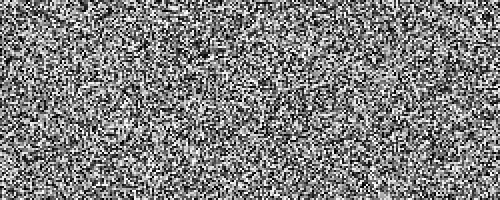
Frame 1 (no input)
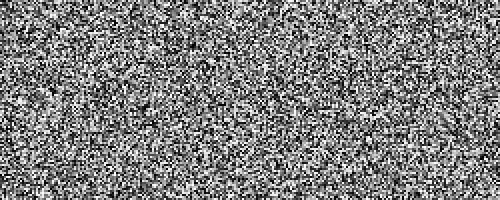
Frame 60 (the mouse pressed at the canvas centre just before this capture)
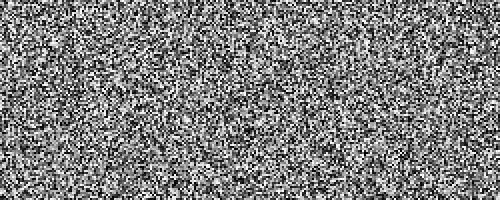
Frame 120 (the mouse held since frame 60 and released just before this capture)

The Processing sketch that drew these frames (run headless with seeded random() and noise(); from frame 60 on, the mouse is pressed at the canvas centre):

// Processing sketch: processing_23534
// ── processing_23534.pde

void setup(){
size(500,200);
background(0);
frameRate(30);
}

void draw(){
for(int x = 0; x < width; x+=2){
  for(int y = 0; y < height; y +=2){
    noStroke();
    fill (random(255));
    rect(x,y,5,5);
  }
}
}
